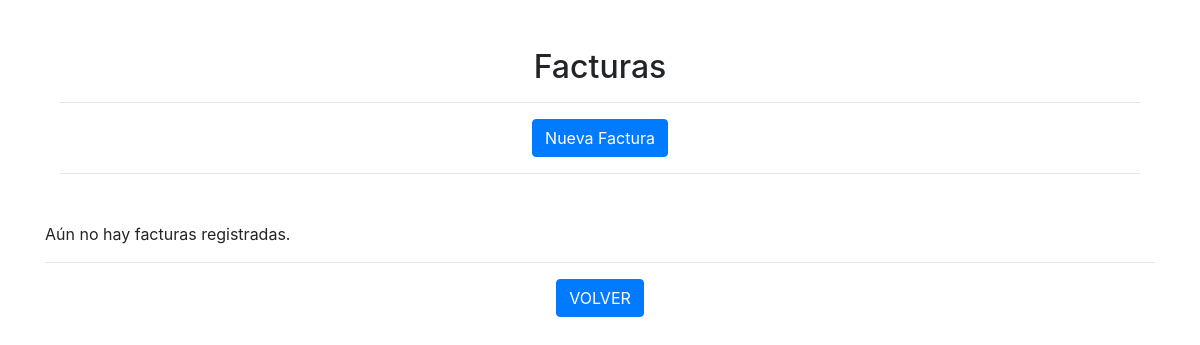
The page /facturas/index.php on the database as committed earlier.
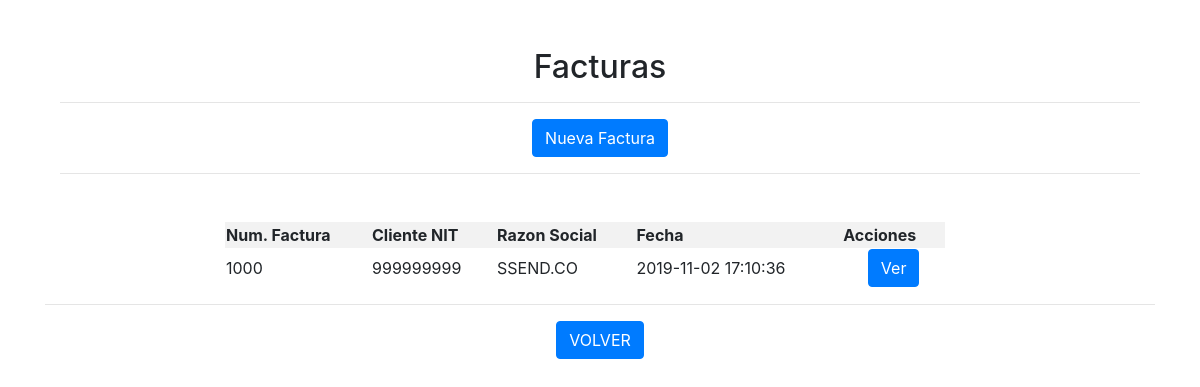
The same page on the database as committed later.
### tables this page shows
CREATE TABLE `facturas` (
  `id_factura` int(11) NOT NULL,
  `cliente_id` int(11) NOT NULL,
  `fecha` datetime NOT NULL
);

CREATE TABLE `clientes` (
  `id_cliente` int(11) NOT NULL,
  `razon_social` varchar(255) NOT NULL,
  `nit` varchar(255) NOT NULL
);

### facturas/index.php (the view, shortened to what this page needs)
<?php
$servername = "localhost";
$username = "root";
$password = "";
$dbname = "formularios-factura";
$conn = new mysqli($servername, $username, $password, $dbname);
$sql = "SELECT * FROM `facturas` INNER JOIN clientes ON clientes.id_cliente = facturas.cliente_id";
$result = $conn->query($sql);
if ($result->num_rows > 0) {
    $facturas = $result->fetch_all(MYSQLI_ASSOC);
} else {
    $facturas = null;
}
?>
<!doctype html>
<html lang="es">
<head>
  <link rel="stylesheet" href="../assets/css/bootstrap.min.css">
</head>
<div class="container ">
    <div class="col-md-12 my-5 mx-auto text-center ">
        <h2>Facturas</h2>
            <hr>
            <a class="btn btn-primary" href="crear.php">Nueva Factura</a>
            <hr>
    </div>
<?php if(empty($facturas)): ?>
    <p>Aún no hay facturas registradas.</p>
<?php else: ?>
    <div class="row col-md-12 d-flex justify-content-center align-items-center">
    <table class="col-md-8 table-striped">
        <tr>
            <th>Num. Factura</th>
            <th>Cliente NIT</th>
            <th>Razon Social</th>
            <th>Fecha</th>
            <th>Acciones</th>
        </tr>
        <?php foreach ($facturas as $key => $factura) : ?>
            <tr>
                <td><?php echo $factura['id_factura'] ?></td>
                <td><?php echo $factura['nit'] ?></td>
                <td><?php echo $factura['razon_social'] ?></td>
                <td><?php echo $factura['fecha'] ?></td>
                <td class="d-flex justify-content-center ">
                    <a class="btn btn-primary " href="ver.php?id=<?php echo $factura['id_factura'] ?>">Ver</a>
                </td>
            </tr>
        <?php endforeach; ?>
    </table>
</div>
<?php endif; ?>
<hr>
<div class="row d-flex justify-content-center align-items-center">
<a href="../" class="btn btn-primary">VOLVER</button></a>
</div>
</div>

Rows that differ between the two databases and show on the page:
added facturas: id_factura "1000", cliente.nit "999999999", cliente.razon_social "SSEND.CO", fecha "2019-11-02 17:10:36"
Other text that changed with them:
text no longer shown: "Aún no hay facturas registradas."
text now shown: "Num. Factura Cliente NIT Razon Social Fecha Acciones"
